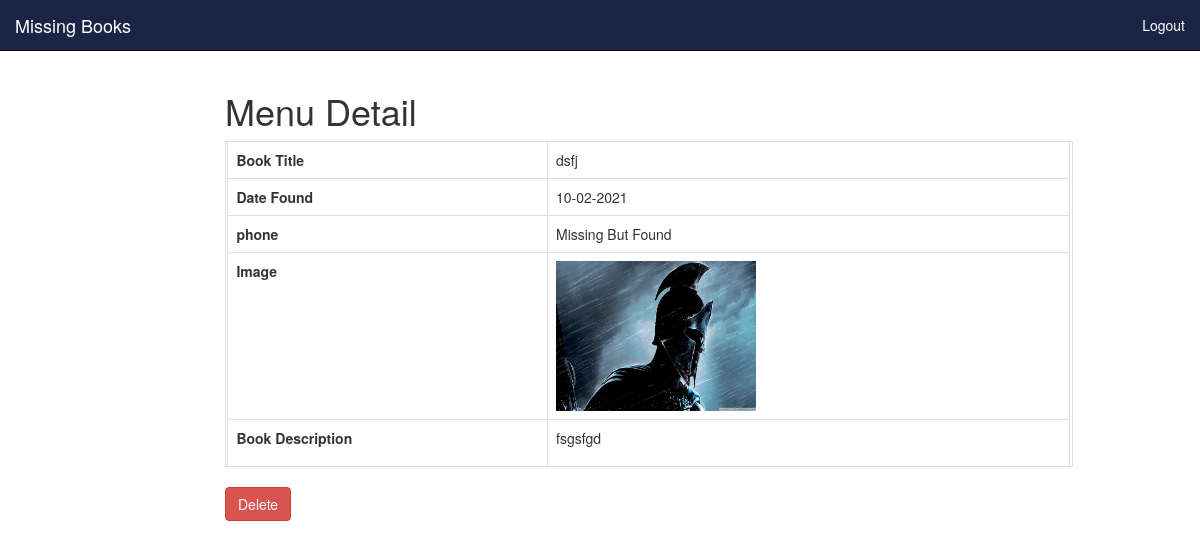
The app's page /menu-detail.php?id=13 (signed in) with its own data.
### tables this page shows
CREATE TABLE `tbl_news` (
  `nid` int(11) NOT NULL,
  `news_heading` varchar(500) NOT NULL,
  `cat_id` int(11) NOT NULL,
  `news_status` int(11) NOT NULL DEFAULT 1,
  `news_date` varchar(255) NOT NULL,
  `phone` varchar(15) NOT NULL,
  `news_image` text NOT NULL,
  `news_description` text NOT NULL
);

CREATE TABLE `tbl_news_category` (
  `cid` int(11) NOT NULL,
  `category_name` varchar(20) NOT NULL,
  `category_image` text NOT NULL,
  `status` int(11) NOT NULL DEFAULT 1
);

### includes/menu_data.php (the view, shortened to what this page needs)
<?php
	include_once('connect_database.php');
?>
<div id="content" class="container col-md-12">
	<?php
		if(isset($_GET['id'])){
			$ID = $_GET['id'];
		}else{
			$ID = "";
		}
		$data = array();
		$sql_query = "SELECT nid, news_heading, news_date, news_status, category_name, news_image, news_description
				FROM tbl_news m, tbl_news_category c
				WHERE m.nid = ? AND m.cat_id = c.cid";
		$stmt = $connect->stmt_init();
		if($stmt->prepare($sql_query)) {
			$stmt->bind_param('s', $ID);
			$stmt->execute();
			$stmt->store_result();
			$stmt->bind_result($data['nid'],
					$data['news_heading'],
					$data['news_date'],
					$data['news_status'],
					$data['phone'],
					$data['news_image'],
					$data['news_description']
					);
		}
	?>
<div class="col-md-9 col-md-offset-2">
	<h1>Menu Detail</h1>
	<form method="post">
		<table table class='table table-bordered'>
			<tr class="row">
				<th class="detail">Book Title</th>
				<td class="detail"><?php echo $data['news_heading']; ?></td>
			</tr>
				<tr class="row">
				<th class="detail">Date Found</th>
				<td class="detail"><?php echo $data['news_date']; ?></td>
			</tr>
			<tr class="row">
				<th class="detail">phone</th>
				<td class="detail"><?php echo $data['phone']; ?></td>
			</tr>
			<tr class="row">
				<th class="detail">Image</th>
				<td class="detail"><img src="upload/<?php echo $data['news_image']; ?>" width="200" height="150"/></td>
			</tr>
			<tr class="row">
				<th class="detail">Book Description</th>
				<td class="detail"><?php echo $data['news_description']; ?></td>
			</tr>
		</table>
	</form>
	<div id="option_menu">
			<a href="delete-menu.php?id=<?php echo $ID; ?>"><button class="btn btn-danger">Delete</button></a>
	</div>
	</div>
</div>

### records on screen
tbl_news: news_heading "dsfj", news_date "10-02-2021", tbl_news_category.category_name "Missing But Found", news_image (picture), news_description "fsgsfgd"
